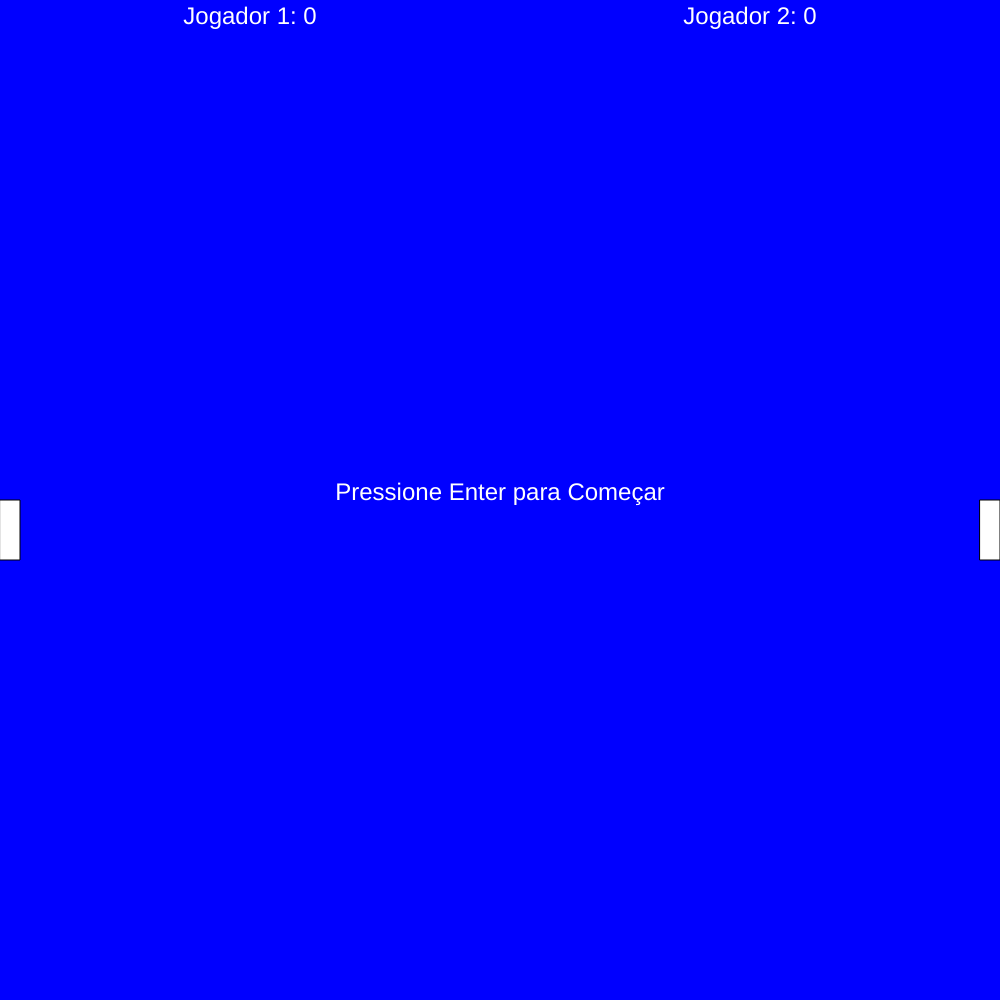
Frame 1 (no input)
Frame 60 (no input): identical to frame 1, image omitted
Frame 120 (the mouse pressed at the canvas centre since frame 60): identical to frame 1, image omitted

The p5.js sketch that drew this single still picture (run headless with seeded random() and noise() and a simulated clock; from frame 60 on, the mouse is pressed at the canvas centre):

// p5.js sketch
// ── sketch.js
let placar;
let textoInicio = "Pressione Enter para Começar";

function exibirTextoInicio() {
  fill(255);
  textAlign(CENTER);
  textSize(24);
  text(textoInicio, width / 2, height / 2);
}

function keyPressed() {
  if (!jogo.rodando && keyCode === ENTER) {
    jogo.iniciar();
  }
}

class Placar {
  constructor() {
    this.pontosP1 = 0;
    this.pontosP2 = 0;
    this.tamanhoFonte = 24;
  }

  exibir() {
    textAlign(CENTER);
    textSize(this.tamanhoFonte);
    fill(255);
    text("Jogador 1: " + this.pontosP1, width / 4, this.tamanhoFonte);
    text("Jogador 2: " + this.pontosP2, (3 * width) / 4, this.tamanhoFonte);
  }

  atualizar(p) {
    if (p == 1) {
      this.pontosP1++;
    } else if (p == 2) {
      this.pontosP2++;
    }
  }
}

class Bola {
  constructor(jogo) {
    this.posicaoX = width / 2;
    this.posicaoY = height / 2;
    this.velocidadeX = random([-5, -3, 3, 5]);
    this.velocidadeY = random([-5, -3, 3, 5]);
    this.diametro = 20;
    this.jogo = jogo;
  }

  centralizar() {
    this.posicaoX = width / 2;
    this.posicaoY = height / 2;
  }

  desenhar() {
    circle(this.posicaoX, this.posicaoY, this.diametro);
  }

  movimentar() {
    this.posicaoX += this.velocidadeX;
    this.posicaoY += this.velocidadeY;
  }

  checarBordas() {
      if (this.posicaoX - this.diametro / 2 <= 0) {
        this.jogo.parar();
        this.jogo.pontuar(2);
        jogo.rodando = false; 
      } else if (this.posicaoX + this.diametro / 2 >= width) {
        this.jogo.parar();
        this.jogo.pontuar(1);
        jogo.rodando = false;
      }

    if (this.posicaoY - this.diametro / 2 <= 0) {
      this.velocidadeY *= -1;
    }
    if (this.posicaoY + this.diametro / 2 >= height) {
      this.velocidadeY *= -1;
    }
  }
  checarColisaoPlayer(jogador) {
    this.ymenor = jogador.posicaoY;
    this.ymaior = jogador.posicaoY + jogador.altura;

    if (jogador.id == 1) {
      this.xreferencia = jogador.posicaoX + jogador.largura;

      if (
        this.posicaoX - this.diametro / 2 <= this.xreferencia &&
        this.posicaoX - this.diametro / 2 > 0
      ) {
        if (this.posicaoY >= this.ymenor && this.posicaoY <= this.ymaior) {
          this.velocidadeX *= -1;
        }
      }
    } else if (jogador.id == 2) {
      this.xreferencia = jogador.posicaoX;

      if (
        this.posicaoX + this.diametro / 2 >= this.xreferencia &&
        this.posicaoX < width
      ) {
        if (this.posicaoY >= this.ymenor && this.posicaoY <= this.ymaior) {
          this.velocidadeX *= -1;
        }
      }
    }
  }
}

class Jogador {
  constructor(tipoJ) {
    this.id = tipoJ;
    this.altura = 60;
    this.largura = 20;

    if (this.id == 1) {
      this.posicaoX = 0;
    } else if (this.id == 2) {
      this.posicaoX = width - this.largura;
    }
    this.posicaoY = height / 2;
    this.velocidadeY = 10;
  }

  movimentar() {
    if (this.id == 1) {
      if (keyIsDown(SHIFT)) {
        if (this.posicaoY > 0) {
          this.posicaoY -= this.velocidadeY;
        } else {
          this.posicaoY = 0;
        }
      }
      if (keyIsDown(CONTROL)) {
        this.posicaoY += this.velocidadeY;
        if (this.posicaoY + this.altura > height) {
          this.posicaoY = height - this.altura;
        }
      }
    } else if (this.id == 2) {
      if (keyIsDown(UP_ARROW)) {
        if (this.posicaoY > 0) {
          this.posicaoY -= this.velocidadeY;
        } else {
          this.posicaoY = 0;
        }
      }
      if (keyIsDown(DOWN_ARROW)) {
        this.posicaoY += this.velocidadeY;
        if (this.posicaoY + this.altura > height) {
          this.posicaoY = height - this.altura;
        }
      }
    }
  }

  desenhar() {
    rect(this.posicaoX, this.posicaoY, this.largura, this.altura);
  }
}

class Jogo {
  constructor() {
    this.rodando = false;
    this.pontosP1 = 0;
    this.pontosP2 = 0;
  }

  parar() {
    this.rodando = false;
  }

  iniciar() {
    this.bola.centralizar();
    this.zerarPontos();
    this.rodando = true;
  }

  pontuar(p) {
    if (p == 1) {
      this.pontosP1++;
      placar.atualizar(1); 
    } else if (p == 2) {
      this.pontosP2++;
      placar.atualizar(2); 
    }
    print("Pontos p1:" + this.pontosP1 + " /Pontos p2:" + this.pontosP2);
  }

  zerarPontos() {
    this.pontosP1 = this.pontosP2 = 0;
  }

  setarBola(bola) {
    this.bola = bola;
  }
}



function setup() {
  createCanvas(1000, 1000);
  jogo = new Jogo();
  bola1 = new Bola(jogo);
  jogador1 = new Jogador(1);
  jogador2 = new Jogador(2);

  jogo.setarBola(bola1);

  placar = new Placar();
}

function draw() {
  background(0, 0, 255);

  placar.exibir();

  jogador1.desenhar();
  jogador2.desenhar();

  if (jogo.rodando == true) {
    bola1.desenhar();
    bola1.movimentar();
    bola1.checarBordas();
    jogador1.movimentar();
    jogador2.movimentar();
    bola1.checarColisaoPlayer(jogador1);
    bola1.checarColisaoPlayer(jogador2);
  } else {
    exibirTextoInicio();
  } 
  }
